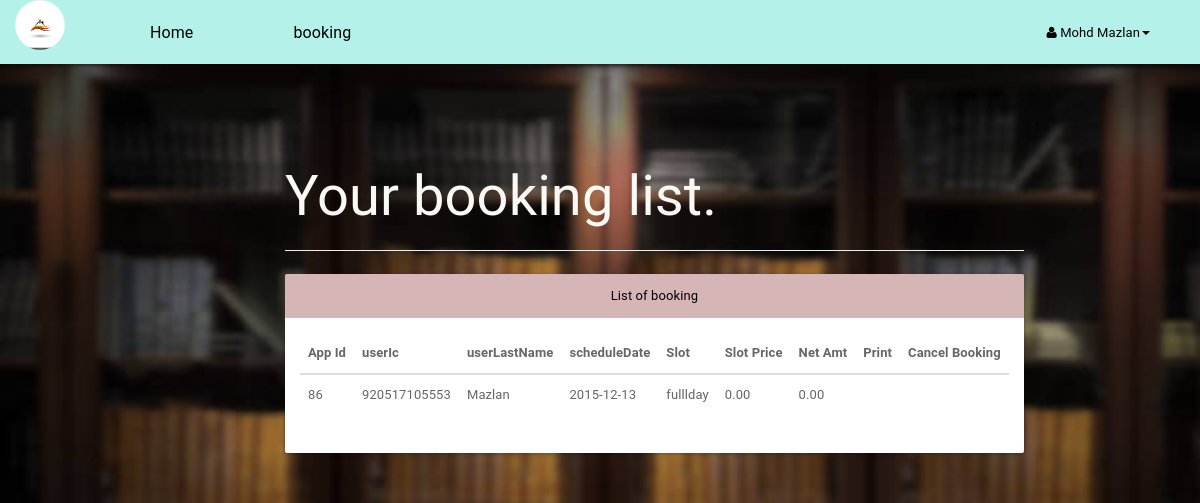
The app's page /user/userapplist.php (signed in) with its own data.
### tables this page shows
CREATE TABLE `user` (
  `icuser` bigint(12) NOT NULL,
  `password` varchar(20) NOT NULL,
  `userFirstName` varchar(20) NOT NULL,
  `userLastName` varchar(20) NOT NULL,
  `userMaritialStatus` varchar(10) NOT NULL,
  `userDOB` date NOT NULL,
  `userGender` varchar(10) NOT NULL,
  `userAddress` varchar(100) NOT NULL,
  `userPhone` varchar(15) NOT NULL,
  `userEmail` varchar(100) NOT NULL
);

CREATE TABLE `booking` (
  `appId` int(3) NOT NULL,
  `userIc` bigint(12) NOT NULL,
  `scheduleId` int(10) NOT NULL,
  `netamt` double(9,2) NOT NULL,
  `appComment` varchar(100) NOT NULL,
  `cardholder` varchar(100) NOT NULL,
  `cardno` bigint(12) NOT NULL,
  `status` varchar(10) NOT NULL DEFAULT 'process'
);

CREATE TABLE `adminschedule` (
  `scheduleId` int(11) NOT NULL,
  `scheduleDate` date NOT NULL,
  `slot_id` smallint(6) NOT NULL,
  `scheduleprice` double(9,2) NOT NULL,
  `bookAvail` varchar(10) NOT NULL
);

CREATE TABLE `slots` (
  `slot_id` smallint(6) NOT NULL,
  `slot_name` varchar(50) NOT NULL,
  `Description` varchar(100) NOT NULL
);

### user/userapplist.php (the view, shortened to what this page needs)
<?php
include_once '../assets/conn/dbconnect.php';
$session=$_SESSION[ 'userSession'];
$res=mysqli_query($con, "SELECT a.*, b.*,c.* FROM user a
	JOIN booking b
		On a.icuser = b.userIc
	JOIN adminschedule c
		On b.scheduleId=c.scheduleId
	WHERE b.userIc ='$session'");
	$userRow=mysqli_fetch_array($res);
?>
<!DOCTYPE html>
<html>
	<head>
		<link href="assets/css/material.css" rel="stylesheet">
		<link href="assets/css/default/style.css" rel="stylesheet">
		<link href="assets/css/default/blocks.css" rcel="stylesheet">
		<link rel="stylesheet" href="assets/font-awesome/css/font-awesome.min.css" />
	</head>
	<body>
		<nav class="navbar navbar-default " role="navigation" style="background-color:rgba(115, 250, 232, 0.46);border:none;border-radius:0;">
			<div class="container-fluid">
				<div class="navbar-header">
					<img alt="Brand" src="..//images//logo.jpg" style="border-radius:50%;" height="50px">
				</div>
				<div class="collapse navbar-collapse" id="bs-example-navbar-collapse-1">
					<ul class="nav navbar-nav list-inline">
						<ul class="nav navbar-nav">
							<li><a style="color:black; margin-left:7rem; font-size:1.6rem; " href="user.php">Home</a></li>
							<li><a style="color:black; margin-left:7rem; font-size:1.6rem;" href="userapplist.php?userId=<?php echo $userRow['icuser']; ?>">booking</a></li>
						</ul>
					</ul>
					<ul class="nav navbar-nav navbar-right">
						<li class="dropdown">
							<a href="#" style="color:black; margin-right:2rem;" class="dropdown-toggle" data-toggle="dropdown"><i class="fa fa-user"></i> <?php echo $userRow['userFirstName']; ?> <?php echo $userRow['userLastName']; ?><b class="caret"></b></a>
						</li>
					</ul>
				</div>
			</div>
		</nav>
<?php
echo "<div class='row' style='position:absolute;top:15%;left:25%;'>";
echo "<div class='page-header'>";
echo "<h1 style='color:#FAF9F6'>Your booking list. </h1>";
echo "</div>";
echo "<div class='panel panel-primary'>";
echo "<div class='panel-heading' style='background-color:rgba(110, 0, 0, 0.292);text-align:center;color:black;'>List of booking</div>";
echo "<div class='panel-body'>";
echo "<table class='table table-hover'>";
echo "<thead>";
echo "<tr>";
echo "<th>App Id</th>";
echo "<th>userIc </th>";
echo "<th>userLastName </th>";
echo "<th>scheduleDate </th>";
echo "<th>Slot </th>";
echo "<th>Slot Price </th>";
echo "<th>Net Amt</th>";
echo "<th>Print </th>";
echo "<th>Cancel Booking </th>";
echo "</tr>";
echo "</thead>";
$res = mysqli_query($con, "SELECT a.*, b.*,c.*,s.*
		FROM user a
		JOIN booking b
		On a.icuser = b.userIc
		JOIN adminschedule c
		On b.scheduleId=c.scheduleId
		JOIN slots s
		On c.slot_id=s.slot_id
		WHERE b.userIc ='$session'");
while ($userRow = mysqli_fetch_array($res)) {
echo "<tbody>";
echo "<tr>";
echo "<td>" . $userRow['appId'] . "</td>";
echo "<td>" . $userRow['userIc'] . "</td>";
echo "<td>" . $userRow['userLastName'] . "</td>";
echo "<td>" . $userRow['scheduleDate'] . "</td>";
echo "<td>" . $userRow['slot_name'] . "</td>";
echo "<td>" . $userRow['scheduleprice'] . "</td>";
echo "<td>" . $userRow['netamt'] . "</td>";
echo "<td><a href='invoice.php?appid=".$userRow['appId']."' target='_blank'><span class='glyphicon glyphicon-print' aria-hidden='true'></span></a> </td>";
echo "<td class='text-center'><a href='deletebooking.php?selected_pk=".$userRow['appId']."&user=".$userRow['userIc']."&scheduleid=".$userRow['scheduleId']."'><span class='glyphicon glyphicon-trash' aria-hidden='true'></span></a>
                            </td>";
}
echo "</tr>";
echo "</tbody>";
echo "</table>";
?>
	</div>
</div>
</div>
</body>
</html>

### user/assets/css/default/style.css (style rules this page uses)
body { background-color: #EAEAEA !important; }
.navbar { margin-bottom: 0px !important; }

### records on screen
user: userFirstName "Mohd", userLastName "Mazlan", booking.appId "86", booking.userIc "920517105553", adminschedule.scheduleDate "2015-12-13", slots.slot_name "fulllday", adminschedule.scheduleprice "0.00", booking.netamt "0.00"
